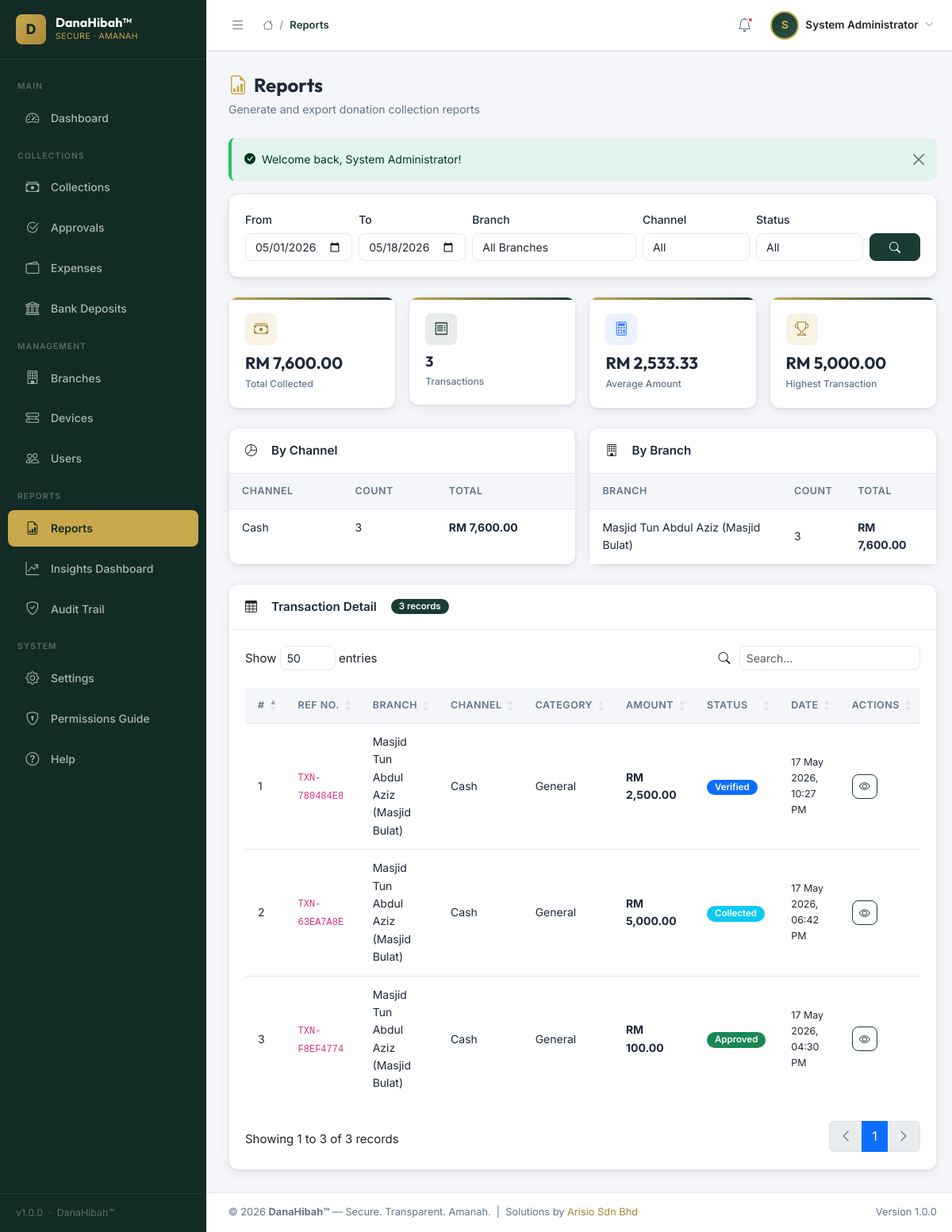
Page /modules/reports/index.php (signed in) on the committed database.
### tables this page shows
CREATE TABLE IF NOT EXISTS `collections` (
  `id` int(10) unsigned NOT NULL AUTO_INCREMENT,
  `branch_id` int(10) unsigned NOT NULL,
  `device_id` int(10) unsigned DEFAULT NULL,
  `txn_ref` varchar(50) DEFAULT NULL,
  `channel` enum('cash','qr','manual','online') DEFAULT 'cash',
  `amount` decimal(10,2) NOT NULL DEFAULT 0.00,
  `currency` varchar(5) DEFAULT 'MYR',
  `donor_name` varchar(150) DEFAULT NULL,
  `donor_phone` varchar(20) DEFAULT NULL,
  `category` enum('general','friday','zakat','wakaf','special','sadaqah') DEFAULT 'general',
  `notes` text DEFAULT NULL,
  `receipt_no` varchar(50) DEFAULT NULL,
  `bank_receipt_file` varchar(255) DEFAULT NULL,
  `bank_ref_no` varchar(100) DEFAULT NULL,
  `status` enum('collected','verified','approved','banked','rejected') DEFAULT 'collected',
  `collected_at` datetime DEFAULT current_timestamp(),
  `collected_by` int(10) unsigned DEFAULT NULL,
  `created_by` int(10) unsigned DEFAULT NULL,
  `updated_by` int(10) unsigned DEFAULT NULL,
  `created_at` datetime DEFAULT current_timestamp(),
  `updated_at` datetime DEFAULT current_timestamp() ON UPDATE current_timestamp(),
  `deleted_at` datetime DEFAULT NULL,
  PRIMARY KEY (`id`),
  UNIQUE KEY `txn_ref` (`txn_ref`),
  KEY `device_id` (`device_id`),
  KEY `idx_branch` (`branch_id`),
  KEY `idx_status` (`status`),
  KEY `idx_channel` (`channel`),
  KEY `idx_date` (`collected_at`),
  CONSTRAINT `collections_ibfk_1` FOREIGN KEY (`branch_id`) REFERENCES `branches` (`id`),
  CONSTRAINT `collections_ibfk_2` FOREIGN KEY (`device_id`) REFERENCES `devices` (`id`)
);

CREATE TABLE IF NOT EXISTS `branches` (
  `id` int(10) unsigned NOT NULL AUTO_INCREMENT,
  `name` varchar(200) NOT NULL,
  `code` varchar(20) DEFAULT NULL,
  `type` enum('masjid','surau','wakaf','ngo','other') DEFAULT 'masjid',
  `address` text DEFAULT NULL,
  `city` varchar(100) DEFAULT NULL,
  `state` varchar(100) DEFAULT NULL,
  `postcode` varchar(10) DEFAULT NULL,
  `pic_name` varchar(150) DEFAULT NULL,
  `pic_phone` varchar(20) DEFAULT NULL,
  `pic_email` varchar(150) DEFAULT NULL,
  `status` enum('active','inactive') DEFAULT 'active',
  `created_by` int(10) unsigned DEFAULT NULL,
  `updated_by` int(10) unsigned DEFAULT NULL,
  `created_at` datetime DEFAULT current_timestamp(),
  `updated_at` datetime DEFAULT current_timestamp() ON UPDATE current_timestamp(),
  `deleted_at` datetime DEFAULT NULL,
  PRIMARY KEY (`id`),
  UNIQUE KEY `code` (`code`)
);

### includes/auth.php (called while the page is built, shortened)
<?php
require_once __DIR__ . '/functions.php';
function is_super_admin() {
    return isset($_SESSION['user_role']) && $_SESSION['user_role'] == 1 && empty($_SESSION['user_branch_id']);
}

### modules/reports/index.php (the view, shortened to what this page needs)
<?php
require_once __DIR__ . '/../../includes/db_connect.php';
require_once __DIR__ . '/../../includes/functions.php';
require_once __DIR__ . '/../../includes/auth.php';
$date_from = clean($_GET['date_from'] ?? date('Y-m-01'));
$date_to   = clean($_GET['date_to']   ?? date('Y-m-d'));
$where  = "c.deleted_at IS NULL AND DATE(c.collected_at) BETWEEN ? AND ? AND " . get_branch_filter('c.');
$params = [$date_from, $date_to]; $types = 'ss';
$rows      = db_fetch_all($conn,"SELECT c.*,b.name AS branch_name FROM collections c LEFT JOIN branches b ON b.id=c.branch_id WHERE $where ORDER BY c.collected_at DESC",$types,$params);
$summary   = db_fetch_one($conn,"SELECT COALESCE(SUM(amount),0) AS total,COUNT(*) AS cnt,AVG(amount) AS avg_amount,MAX(amount) AS max_amount FROM collections c WHERE $where",$types,$params);
$by_channel= db_fetch_all($conn,"SELECT channel,COALESCE(SUM(amount),0) AS total,COUNT(*) AS cnt FROM collections c WHERE $where GROUP BY channel",$types,$params);
$by_branch = db_fetch_all($conn,"SELECT b.name,COALESCE(SUM(c.amount),0) AS total,COUNT(c.id) AS cnt FROM collections c LEFT JOIN branches b ON b.id=c.branch_id WHERE $where GROUP BY c.branch_id ORDER BY total DESC",$types,$params);
$branches  = db_fetch_all($conn,"SELECT id,name FROM branches WHERE deleted_at IS NULL ORDER BY name",'', []);
include INCLUDES_PATH . 'header.php';
?>
<div class="page-header d-flex justify-content-between align-items-center flex-wrap gap-3">
    <div>
        <h1 class="page-title"><i class="bi bi-file-earmark-bar-graph me-2" style="color:var(--gold);"></i>Reports</h1>
        <p class="page-subtitle">Generate and export donation collection reports</p>
    </div>
</div>
<div class="card mb-4">
    <div class="card-body">
        <form method="GET" class="row g-2 align-items-end">
            <div class="col-md-2"><label class="form-label">From</label>
                <input type="date" name="date_from" class="form-control" value="<?=e($date_from)?>"></div>
            <div class="col-md-2"><label class="form-label">To</label>
                <input type="date" name="date_to" class="form-control" value="<?=e($date_to)?>"></div>
            <div class="col-md-3"><label class="form-label">Branch</label>
                <select name="branch_id" class="form-select">
                    <option value="">All Branches</option>
                </select></div>
            <div class="col-md-2"><label class="form-label">Channel</label>
                <select name="channel" class="form-select"><option value="">All</option>
                </select></div>
            <div class="col-md-2"><label class="form-label">Status</label>
                <select name="status" class="form-select"><option value="">All</option>
                </select></div>
            <div class="col-md-1"><button type="submit" class="btn btn-primary w-100"><i class="bi bi-search"></i></button></div>
        </form>
    </div>
</div>
<div class="row g-3 mb-4">
    <div class="col-6 col-lg-3"><div class="stat-card">
        <div class="stat-icon gold"><i class="bi bi-cash-stack"></i></div>
        <div class="stat-value" style="font-size:1.3rem;"><?=format_money($summary['total'])?></div>
        <div class="stat-label">Total Collected</div>
    </div></div>
    <div class="col-6 col-lg-3"><div class="stat-card">
        <div class="stat-icon green"><i class="bi bi-receipt"></i></div>
        <div class="stat-value"><?=number_format((int)$summary['cnt'])?></div>
        <div class="stat-label">Transactions</div>
    </div></div>
    <div class="col-6 col-lg-3"><div class="stat-card">
        <div class="stat-icon blue"><i class="bi bi-calculator"></i></div>
        <div class="stat-value" style="font-size:1.3rem;"><?=format_money($summary['avg_amount'])?></div>
        <div class="stat-label">Average Amount</div>
    </div></div>
    <div class="col-6 col-lg-3"><div class="stat-card">
        <div class="stat-icon gold"><i class="bi bi-trophy"></i></div>
        <div class="stat-value" style="font-size:1.3rem;"><?=format_money($summary['max_amount'])?></div>
        <div class="stat-label">Highest Transaction</div>
    </div></div>
</div>
<div class="row g-3 mb-4">
    <div class="col-md-6"><div class="card h-100">
        <div class="card-header"><i class="bi bi-pie-chart me-2"></i><span class="card-title">By Channel</span></div>
        <div class="card-body p-0">
            <table class="table table-sm mb-0"><thead><tr><th>Channel</th><th>Count</th><th>Total</th></tr></thead>
            <tbody><?php foreach($by_channel as $r): ?>
            <tr><td class="text-capitalize"><?=e($r['channel'])?></td><td><?=number_format((int)$r['cnt'])?></td><td><strong><?=format_money($r['total'])?></strong></td></tr>
            <?php endforeach; if(empty($by_channel)): ?><tr><td colspan="3" class="text-center py-3 text-muted">No data</td></tr><?php endif; ?></tbody></table>
        </div>
    </div></div>
    <div class="col-md-6"><div class="card h-100">
        <div class="card-header"><i class="bi bi-building me-2"></i><span class="card-title">By Branch</span></div>
        <div class="card-body p-0">
            <table class="table table-sm mb-0"><thead><tr><th>Branch</th><th>Count</th><th>Total</th></tr></thead>
            <tbody><?php foreach($by_branch as $r): ?>
            <tr><td><?=e($r['name']??'Unknown')?></td><td><?=number_format((int)$r['cnt'])?></td><td><strong><?=format_money($r['total'])?></strong></td></tr>
            <?php endforeach; if(empty($by_branch)): ?><tr><td colspan="3" class="text-center py-3 text-muted">No data</td></tr><?php endif; ?></tbody></table>
        </div>
    </div></div>
</div>
<div class="card">
    <div class="card-header d-flex align-items-center">
        <i class="bi bi-table me-2"></i><span class="card-title">Transaction Detail</span>
        <span class="ms-2 badge" style="background:var(--primary);"><?=count($rows)?> records</span>
    </div>
    <div class="card-body p-0">
        <div class="table-responsive">
            <table class="table mb-0" id="reportTable">
                <thead><tr><th>#</th><th>Ref No.</th><th>Branch</th><th>Channel</th><th>Category</th><th>Amount</th><th>Status</th><th>Date</th><th style="width:80px;">Actions</th></tr></thead>
                <tbody>
                    <?php foreach($rows as $i=>$row): ?>
                    <tr>
                        <td><?=$i+1?></td>
                        <td><code style="font-size:.75rem;"><?=e($row['txn_ref']??'—')?></code></td>
                        <td><?=e($row['branch_name']??'—')?></td>
                        <td class="text-capitalize"><?=e($row['channel'])?></td>
                        <td class="text-capitalize"><?=e($row['category'])?></td>
                        <td><strong><?=format_money($row['amount'])?></strong></td>
                        <td><?=status_badge($row['status'])?></td>
                        <td style="font-size:.78rem;"><?=format_datetime($row['collected_at'])?></td>
                        <td>
                            <a href="<?= APP_URL ?>/modules/collections/view.php?id=<?= (int)$row['id'] ?>" class="btn btn-sm btn-outline-primary" title="View Details">
                                <i class="bi bi-eye"></i>
                            </a>
                        </td>
                    </tr>
                    <?php endforeach; if(empty($rows)): ?>
                    <tr><td colspan="8" class="text-center py-4 text-muted">No records found for the selected filters.</td></tr>
                    <?php endif; ?>
                </tbody>
            </table>
        </div>
    </div>
</div>
<?php
include INCLUDES_PATH . 'footer.php';
?>

### includes/functions.php (shortened to what this page needs)
<?php
function e($str) {
    return htmlspecialchars((string)$str, ENT_QUOTES, 'UTF-8');
}
function clean($str) {
    return trim(strip_tags($str));
}
function get_flash() {
    if (!empty($_SESSION['flash'])) {
        $flash = $_SESSION['flash'];
        return $flash;
    }
    return null;
}
function show_flash() {
    $flash = get_flash();
    if ($flash) {
        $type = $flash['type'];
        $icon = match($type) {
            'success' => 'bi-check-circle-fill',
            'danger'  => 'bi-x-circle-fill',
            'warning' => 'bi-exclamation-triangle-fill',
            default   => 'bi-info-circle-fill'
        };
        echo '<div class="alert alert-' . e($type) . ' alert-dismissible fade show d-flex align-items-center gap-2 flash-message" role="alert">';
        echo '<i class="bi ' . e($icon) . '"></i>';
        echo '<span>' . e($flash['message']) . '</span>';
        echo '<button type="button" class="btn-close" data-bs-dismiss="alert"></button>';
        echo '</div>';
    }
}
function db_query($conn, $sql, $types = '', $params = []) {
    $stmt = mysqli_prepare($conn, $sql);
    if ($types && $params) {
        mysqli_stmt_bind_param($stmt, $types, ...$params);
    }
    mysqli_stmt_execute($stmt);
    return $stmt;
}
function db_fetch_all($conn, $sql, $types = '', $params = []) {
    $stmt = db_query($conn, $sql, $types, $params);
    $result = mysqli_stmt_get_result($stmt);
    $rows = [];
    while ($row = mysqli_fetch_assoc($result)) {
        $rows[] = $row;
    }
    return $rows;
}
function db_fetch_one($conn, $sql, $types = '', $params = []) {
    $stmt = db_query($conn, $sql, $types, $params);
    $result = mysqli_stmt_get_result($stmt);
    return mysqli_fetch_assoc($result);
}
function format_money($amount, $currency = 'RM') {
    return $currency . ' ' . number_format((float)$amount, 2);
}
function format_date($datetime, $format = 'd M Y') {
    return date($format, strtotime($datetime));
}
function format_datetime($datetime) {
    return format_date($datetime, 'd M Y, h:i A');
}
function status_badge($status) {
    $map = [
        'active'    => ['success', 'Active'],
        'inactive'  => ['secondary', 'Inactive'],
        'pending'   => ['warning', 'Pending'],
        'approved'  => ['success', 'Approved'],
        'rejected'  => ['danger', 'Rejected'],
        'collected' => ['info', 'Collected'],
        'verified'  => ['primary', 'Verified'],
        'banked'    => ['success', 'Banked'],
        'online'    => ['success', 'Online'],
        'offline'   => ['danger', 'Offline'],
        'tampered'  => ['danger', 'Tampered'],
    ];
    $s = strtolower($status);
    [$cls, $label] = $map[$s] ?? ['secondary', ucfirst($s)];
    return '<span class="badge bg-' . $cls . '">' . $label . '</span>';
}
function get_branch_filter($prefix = '', $column = 'branch_id') {
    if (is_super_admin() || is_management()) {
        return " 1=1 ";
    }
    $branch_id = (int)($_SESSION['user_branch_id'] ?? 0);
    return " {$prefix}{$column} = $branch_id ";
}

### rows in the picture
collections: txn_ref "TXN-780484E8", branch.name "Masjid Tun Abdul Aziz (Masjid Bulat)", channel "Cash", category "General", amount "RM 2,500.00", label "Verified", collected_at "17 May 2026, 10:27 PM"
collections: txn_ref "TXN-63EA7A8E", branch.name "Masjid Tun Abdul Aziz (Masjid Bulat)", channel "Cash", category "General", amount "RM 5,000.00", label "Collected", collected_at "17 May 2026, 06:42 PM"
collections: txn_ref "TXN-F8EF4774", branch.name "Masjid Tun Abdul Aziz (Masjid Bulat)", channel "Cash", category "General", amount "RM 100.00", label "Approved", collected_at "17 May 2026, 04:30 PM"

### other values in the picture
APP_VERSION "1.0.0"
APP_NAME "DanaHibah™"
$crumb['label'] "Reports"
$initials "S"
$user_name "System Administrator"
$flash['message'] "Welcome back, System Administrator!"
format_money($summary['total']) "RM 7,600.00"
$summary['cnt'] "3"
format_money($summary['avg_amount']) "RM 2,533.33"
format_money($summary['max_amount']) "RM 5,000.00"
$r['channel'] "Cash"
$r['cnt'] "3"
format_money($r['total']) "RM 7,600.00"
$r['name'] "Masjid Tun Abdul Aziz (Masjid Bulat)"
count($rows) "3"
